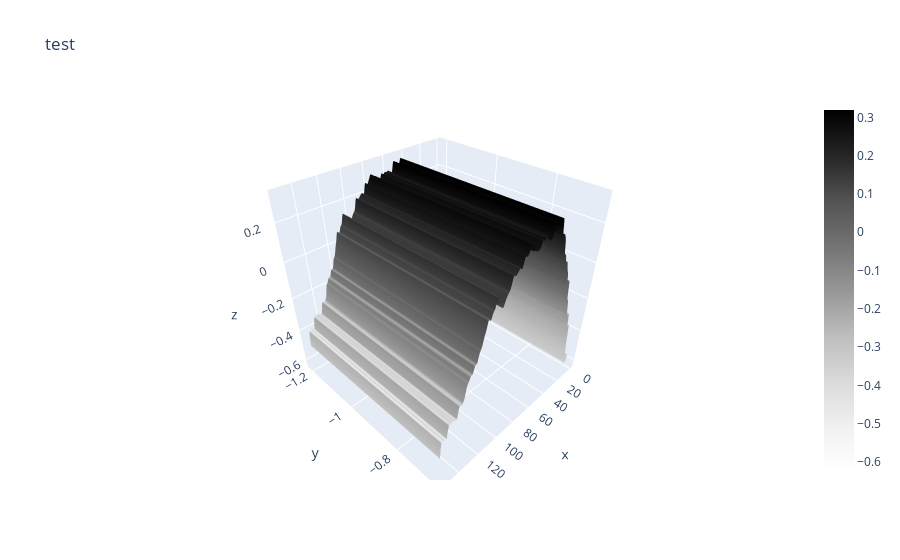

Source (notebook cell):
### Code cell
# Graphing the filtered flattened surface with plotly
print('plotting the last one')
fig = go.Figure(data=go.Surface(x=xseggrid[i],y=yseggrid[i],z=sollast_FT_filtered_IFT_real, colorscale="greys"))
fig.update_layout(scene = dict(
            xaxis_title='x',
            yaxis_title='y',
            zaxis_title='z'),
            title='test')

### Figure 1 — Plotly figure (JSON) as saved in the notebook; plotly's stock layout.template omitted (floating-point values rounded to 4 significant figures; data arrays with more than 128 entries replaced by an {"elided": "..."} marker saying what was removed)
{"data": [{"colorscale": [[0, "rgb(255,255,255)"], [0.125, "rgb(240,240,240)"], [0.25, "rgb(217,217,217)"], [0.375, "rgb(189,189,189)"], [0.5, "rgb(150,150,150)"], [0.625, "rgb(115,115,115)"], [0.75, "rgb(82,82,82)"], [0.875, "rgb(37,37,37)"], [1, "rgb(0,0,0)"]], "type": "surface", "x": {"elided": "2x277 float values"}, "y": {"elided": "2x277 float values"}, "z": {"elided": "2x277 float values"}}], "layout": {"scene": {"xaxis": {"title": {"text": "x"}}, "yaxis": {"title": {"text": "y"}}, "zaxis": {"title": {"text": "z"}}}, "title": {"text": "test"}}}
